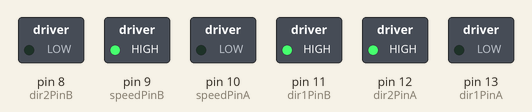
A sketch run on a simulated Arduino Uno, built with avr-gcc and run on an emulated ATmega328P. Shown: switched loads named in the sketch (green lamp = pin HIGH).

Above: at 0.05 s.
At 9.95 s:
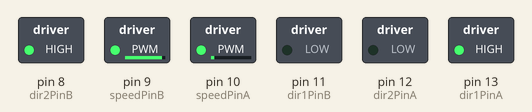
At 20.15 s:
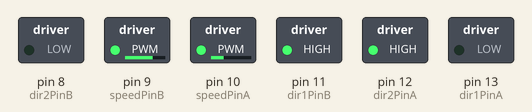
At 29.9 s:
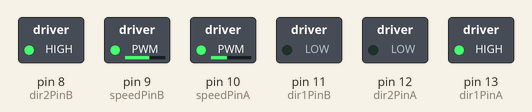
Timing chart, 0 to 39.0 s (numbered marks = the images above):
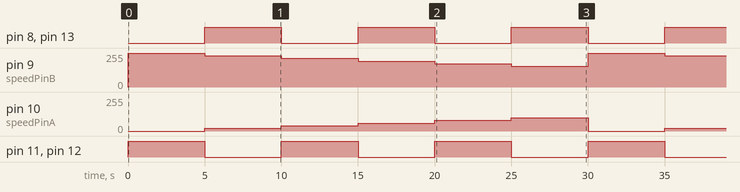

The sketch:

MotorShield_01.ino
```cpp
// Motor A
int dir1PinA = 13;
int dir2PinA = 12;
int speedPinA = 10;

// motor B
int dir1PinB = 11;
int dir2PinB = 8;
int speedPinB = 9;

unsigned long time;
int speed;
int dir;

void setup ()
{
  pinMode (dir1PinA, OUTPUT);
  pinMode (dir2PinA, OUTPUT);
  pinMode (speedPinA, OUTPUT);
  pinMode (dir1PinB, OUTPUT);
  pinMode (dir2PinB, OUTPUT);
  pinMode (speedPinB, OUTPUT);

  time = millis ();
  speed = 0;
  dir = 1;
}

void loop ()
{
  analogWrite (speedPinA, speed);
  analogWrite (speedPinB, 255 - speed);

  // set direction
  if (1 == dir)
  {
    digitalWrite (dir1PinA , LOW);
    digitalWrite (dir2PinA, HIGH);
    digitalWrite (dir1PinB, HIGH);
    digitalWrite (dir2PinB, LOW);
  }
  else
  {
    digitalWrite (dir1PinA, HIGH);
    digitalWrite (dir2PinA, LOW);
    digitalWrite (dir1PinB, LOW);
    digitalWrite (dir2PinB, HIGH);
  }

  if (millis () - time> 5000)
  {
    time = millis ();
    speed += 20;
    if (speed> 100) {speed = 0;}

    if (1 == dir)
    {dir = 0;}
    else
    {dir = 1;}
  }
}
```

Measured:
- by itself, pin 8 (dir2PinB), pin 11 (dir1PinB), pin 12 (dir2PinA), pin 13 (dir1PinA): alternates HIGH for 5.0 s and LOW for 5.0 s
- by itself, pin 9 (speedPinB): repeats every 30.0 s: 235/255 5.0 s, 215/255 5.0 s, 195/255 5.0 s, 175/255 5.0 s, 155/255 5.0 s, 255/255 5.0 s
- by itself, pin 10 (speedPinA): repeats every 30.0 s: 40/255 5.0 s, 60/255 5.0 s, 80/255 5.0 s, 100/255 5.0 s, 0/255 5.0 s, 20/255 5.0 s
